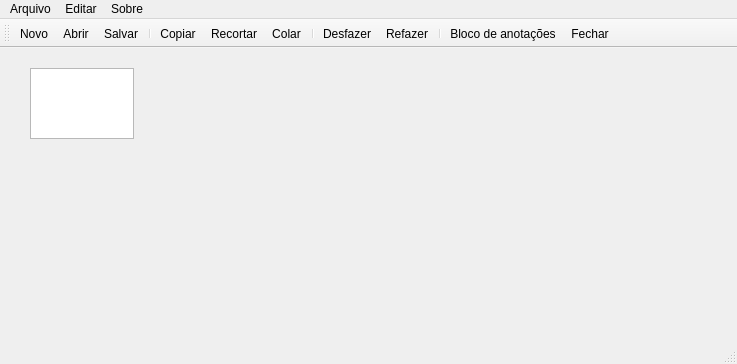
<?xml version="1.0" encoding="UTF-8"?>
<ui version="4.0">
 <class>MainWindow</class>
 <widget class="QMainWindow" name="MainWindow">
  <property name="geometry">
   <rect>
    <x>0</x>
    <y>0</y>
    <width>737</width>
    <height>364</height>
   </rect>
  </property>
  <property name="windowTitle">
   <string>MainWindow</string>
  </property>
  <widget class="QWidget" name="centralwidget">
   <widget class="QTextEdit" name="textEdit">
    <property name="geometry">
     <rect>
      <x>30</x>
      <y>20</y>
      <width>104</width>
      <height>71</height>
     </rect>
    </property>
   </widget>
  </widget>
  <widget class="QMenuBar" name="menubar">
   <property name="geometry">
    <rect>
     <x>0</x>
     <y>0</y>
     <width>737</width>
     <height>21</height>
    </rect>
   </property>
   <widget class="QMenu" name="menuArquivo">
    <property name="title">
     <string>Arquivo</string>
    </property>
    <addaction name="actionNovo"/>
    <addaction name="actionbrir"/>
    <addaction name="separator"/>
    <addaction name="actionSalvar"/>
    <addaction name="actionSalvar_como"/>
    <addaction name="separator"/>
    <addaction name="actionFechar"/>
   </widget>
   <widget class="QMenu" name="menuEditar">
    <property name="title">
     <string>Editar</string>
    </property>
    <addaction name="actionCopiar"/>
    <addaction name="actionRecortar"/>
    <addaction name="actionColar"/>
    <addaction name="separator"/>
    <addaction name="actionDesfazer"/>
    <addaction name="actionRefazer"/>
   </widget>
   <widget class="QMenu" name="menuSobre">
    <property name="title">
     <string>Sobre</string>
    </property>
    <addaction name="actionBloco_de_anota_es"/>
   </widget>
   <addaction name="menuArquivo"/>
   <addaction name="menuEditar"/>
   <addaction name="menuSobre"/>
  </widget>
  <widget class="QStatusBar" name="statusbar"/>
  <widget class="QToolBar" name="toolBar">
   <property name="windowTitle">
    <string>toolBar</string>
   </property>
   <attribute name="toolBarArea">
    <enum>TopToolBarArea</enum>
   </attribute>
   <attribute name="toolBarBreak">
    <bool>false</bool>
   </attribute>
   <addaction name="actionNovo"/>
   <addaction name="actionbrir"/>
   <addaction name="actionSalvar"/>
   <addaction name="separator"/>
   <addaction name="actionCopiar"/>
   <addaction name="actionRecortar"/>
   <addaction name="actionColar"/>
   <addaction name="separator"/>
   <addaction name="actionDesfazer"/>
   <addaction name="actionRefazer"/>
   <addaction name="separator"/>
   <addaction name="actionBloco_de_anota_es"/>
   <addaction name="actionFechar"/>
  </widget>
  <action name="actionNovo">
   <property name="icon">
    <iconset resource="../arquivos/arquivos.qrc">
     <normaloff>:/icones/novo.png</normaloff>:/icones/novo.png</iconset>
   </property>
   <property name="text">
    <string>Novo</string>
   </property>
  </action>
  <action name="actionbrir">
   <property name="icon">
    <iconset resource="../arquivos/arquivos.qrc">
     <normaloff>:/icones/abrir.png</normaloff>:/icones/abrir.png</iconset>
   </property>
   <property name="text">
    <string>Abrir</string>
   </property>
  </action>
  <action name="actionSalvar">
   <property name="icon">
    <iconset resource="../arquivos/arquivos.qrc">
     <normaloff>:/icones/salvar.png</normaloff>:/icones/salvar.png</iconset>
   </property>
   <property name="text">
    <string>Salvar</string>
   </property>
  </action>
  <action name="actionSalvar_como">
   <property name="icon">
    <iconset resource="../arquivos/arquivos.qrc">
     <normaloff>:/icones/salvar_como.png</normaloff>:/icones/salvar_como.png</iconset>
   </property>
   <property name="text">
    <string>Salvar como</string>
   </property>
  </action>
  <action name="actionFechar">
   <property name="icon">
    <iconset resource="../arquivos/arquivos.qrc">
     <normaloff>:/icones/fechar.png</normaloff>:/icones/fechar.png</iconset>
   </property>
   <property name="text">
    <string>Fechar</string>
   </property>
  </action>
  <action name="actionCopiar">
   <property name="icon">
    <iconset resource="../arquivos/arquivos.qrc">
     <normaloff>:/icones/copiar.png</normaloff>:/icones/copiar.png</iconset>
   </property>
   <property name="text">
    <string>Copiar</string>
   </property>
  </action>
  <action name="actionRecortar">
   <property name="icon">
    <iconset resource="../arquivos/arquivos.qrc">
     <normaloff>:/icones/recortar.png</normaloff>:/icones/recortar.png</iconset>
   </property>
   <property name="text">
    <string>Recortar</string>
   </property>
  </action>
  <action name="actionColar">
   <property name="icon">
    <iconset resource="../arquivos/arquivos.qrc">
     <normaloff>:/icones/colar.png</normaloff>:/icones/colar.png</iconset>
   </property>
   <property name="text">
    <string>Colar</string>
   </property>
  </action>
  <action name="actionDesfazer">
   <property name="icon">
    <iconset resource="../arquivos/arquivos.qrc">
     <normaloff>:/icones/desfazer.png</normaloff>:/icones/desfazer.png</iconset>
   </property>
   <property name="text">
    <string>Desfazer</string>
   </property>
  </action>
  <action name="actionRefazer">
   <property name="icon">
    <iconset resource="../arquivos/arquivos.qrc">
     <normaloff>:/icones/refazer.png</normaloff>:/icones/refazer.png</iconset>
   </property>
   <property name="text">
    <string>Refazer</string>
   </property>
  </action>
  <action name="actionBloco_de_anota_es">
   <property name="icon">
    <iconset resource="../arquivos/arquivos.qrc">
     <normaloff>:/icones/sobre.png</normaloff>:/icones/sobre.png</iconset>
   </property>
   <property name="text">
    <string>Bloco de anotações</string>
   </property>
  </action>
 </widget>
 <resources>
  <include location="../arquivos/arquivos.qrc"/>
  <include location="../arquivos/arquivos.qrc"/>
  <include location="../arquivos/arquivos.qrc"/>
 </resources>
 <connections/>
</ui>
